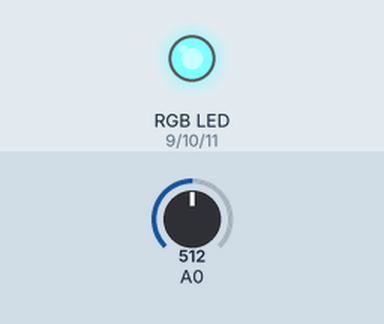
This sketch was run on a simulated Arduino Uno, built with avr-gcc and run on an emulated ATmega328P. Shown: an RGB LED mixed from three pins (HIGH = lit). The test bench sets the inputs (shaded band); at power-on: A0 = 512.

Above: at 1.2 s.
1.3 s: A0 set to 716
At 2.5 s:
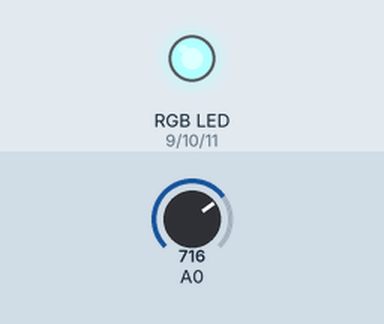
2.8 s: A0 set to 900
At 3.7 s:
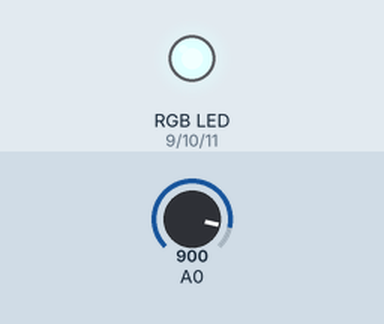
4.3 s: A0 set to 122
At 4.8 s:
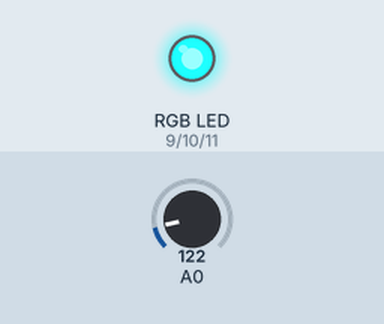
5.8 s: A0 set to 0
At 7.0 s:
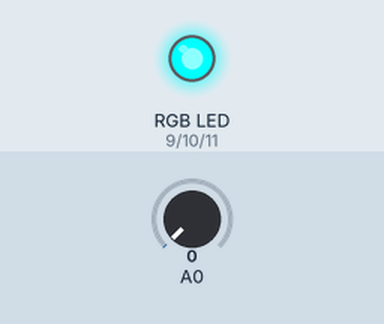
7.3 s: A0 set to 511
At 8.3 s:
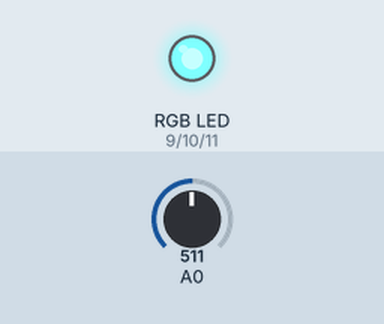
Timing chart, 0 to 9.8 s (numbered marks = the images above; inputs shaded):
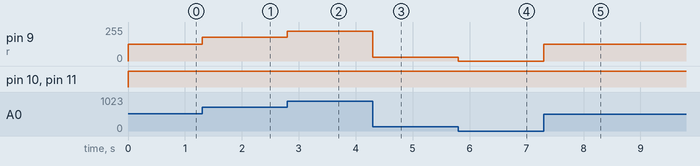

Measured:
- after the input at 1.3 s, pin 9 (r): 127/255 → 178/255 at once
- after the input at 2.8 s, pin 9 (r): 178/255 → 224/255 at once
- after the input at 4.3 s, pin 9 (r): 224/255 → 30/255 at once
- after the input at 5.8 s, pin 9 (r): 30/255 → 0/255 at once
- after the input at 7.3 s, pin 9 (r): 0/255 → 127/255 at once

The sketch:

sand.ino
```cpp
int r = 9;
int g = 10;
int b = 11;
void setup(){
  Serial.begin(9600);
  pinMode(r, 1);
  pinMode(g, 1);
  pinMode(b, 1);
}
void loop(){
  analogWrite(r, map(analogRead(A0), 0, 1023, 0, 255));
  analogWrite(g, 255);
  analogWrite(b, 255);

}
```
